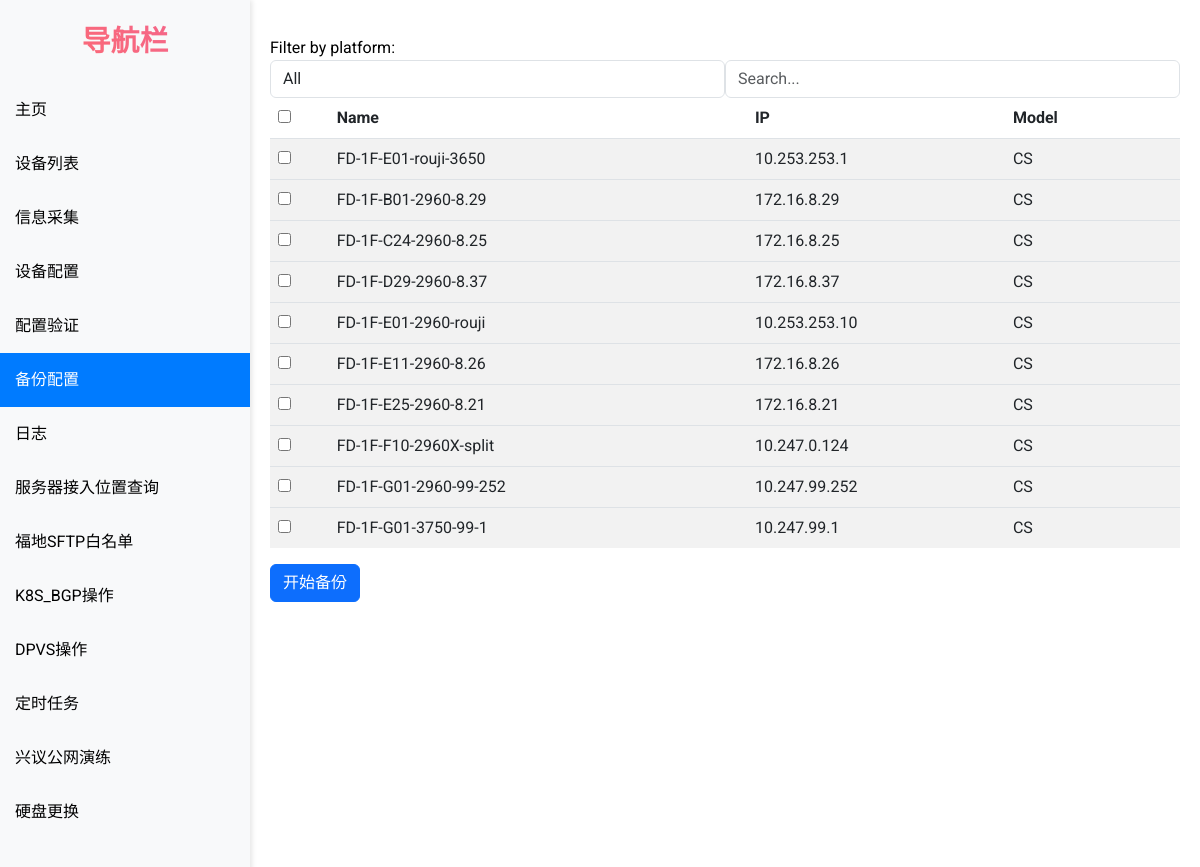
/backup_config/ (signed in), run on an earlier commit of the app's database.
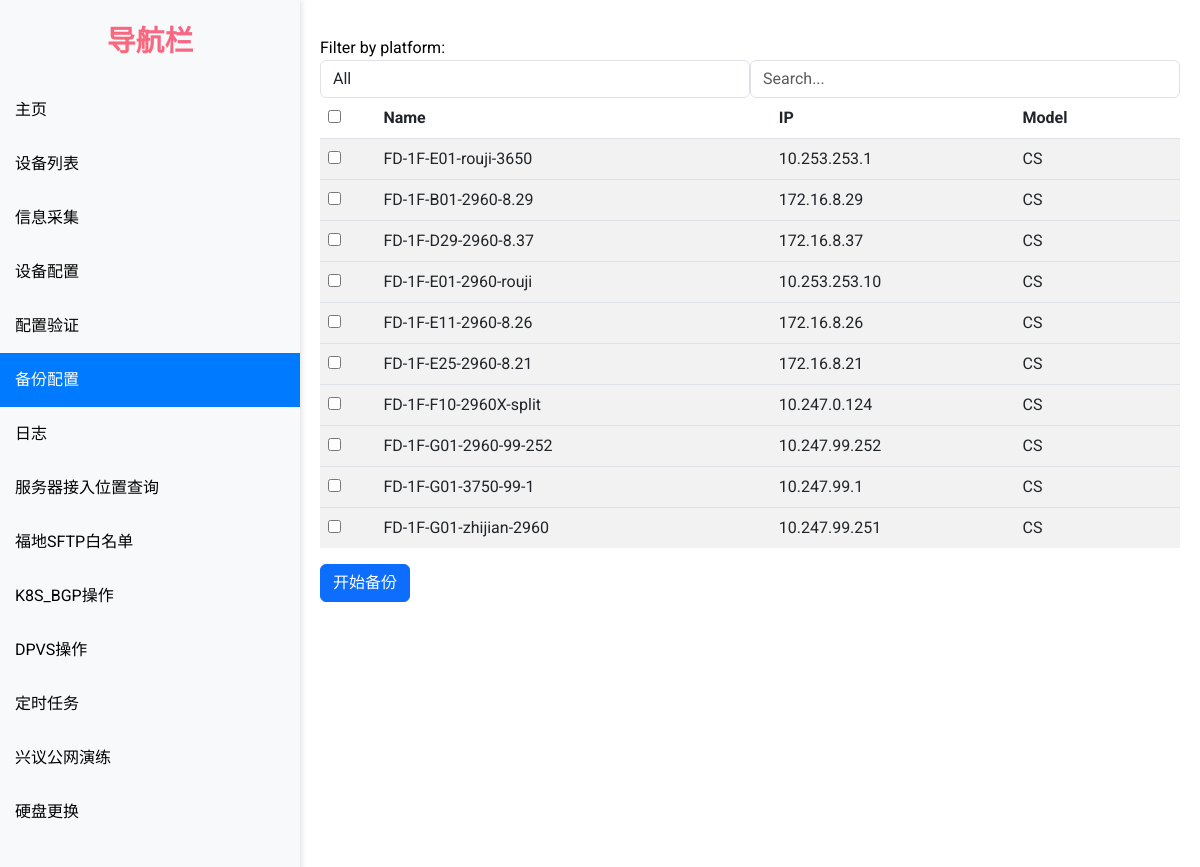
And on a later commit of the database.
### network_automation_app/models.py (models this page shows, shortened)
class Device(models.Model):
    hostname = models.CharField(max_length=255)
    ip_address = models.CharField(max_length=255)
    PLATFORM_CHOICES = (
        ('huawei', '华为'),
        ('cisco_ios_telnet', '思科'),
        ('cisco_ios', '思科'),
        ('f5_tmsh', 'F5'),
        ('fortinet', '飞塔'),
        ('netscaler', 'NS'),
        ('linux', '戴尔')
    )
    platform = models.CharField(max_length=255, choices=PLATFORM_CHOICES)
    LOCATION_CHOICES = (
        ('XY', '兴议'),
        ('FD', '福地'),
        ('XX', '西溪'),
    )
    location = models.CharField(max_length=255, choices=LOCATION_CHOICES)
    Role_CHOICES = (
        ('FW', '防火墙'),
        ('JR', '接入交换机'),
        ('HX', '核心交换机'),
        ('HJ', '汇聚交换机'),
        ('CS', '测试环境'),
        ('CK', '出口设备'),
        ('HJ-JR', 'K8s-接入'),
        ('FWQ', '服务器')
    )
    role = models.CharField(max_length=255, choices=Role_CHOICES)
    MODEL_CHOICES = (
        ('USG', 'USG'),
        ('HW5700', 'HW5700'),
        ('HWNE20', 'HWNE20'),
        ('HW8800', 'HW8800'),
        ('HW6800', 'HW6800'),
        ('HW5800', 'HW5800'),
        ('HW12800', 'HW12800'),
        ('CS45', 'CS45'),
        ('CS', 'CS'),
        ('F5', 'F5'),
        ('FT', 'FT'),
        ('NS', 'NS'),
        ('linux', 'R630')
    )
    model = models.CharField(max_length=255, choices=MODEL_CHOICES)
    created_time = models.DateTimeField('创建时间', auto_now_add=True)
    update_time = models.DateTimeField('更新时间', auto_now=True)

### network_automation_app/views.py (the view, shortened to what this page needs)
# urls.py: path('backup_config/', views.backup_config, name='backup_config'),
@login_required
def backup_config(request):
    if request.method == 'GET':
        all_devices = Device.objects.all().order_by('model')
        vendors = all_devices.values_list('model', flat=True).distinct()
        context = {
            'all_devices': all_devices,
            'vendors': vendors
        }
        return render(request, 'backup_config.html', context)

### network_automation_app/templates/backup_config.html (shortened to what this page needs)
{% extends "base.html" %}
{% block content %}
    <form method="POST">
        <label for="vendor">Filter by platform:</label>
<div class="form-group d-flex">
      <select name="vendor" id="vendor" class="form-control flex-grow-1">
     <option value="">All</option>
  </select>
  <input type="search" placeholder="Search..." class="form-control flex-grow-1 search-input" data-table="customers-list"/>
</div>
<div class="scrollbox">
        <table class="table table-striped mt32 customers-list" id="device-table">
            <thead>
                <tr>
                    <th><input type="checkbox" id="select-all"></th>
                    <th>Name</th>
                    <th>IP</th>
                    <th>Model</th>
                </tr>
            </thead>
                {% for device in all_devices %}
                <tbody>
                    <tr class="device-row" data-model="{{ device.model }}">
                        <td><input type="checkbox" name="device" value="{{ device.id }}" class="device-select"></td>
                        <td>{{ device.hostname }}</td>
                        <td>{{ device.ip_address }}</td>
                        <td>{{ device.model }}</td>
                    </tr>
                </tbody>
                {% endfor %}
        </table>
</div>
        <button type="submit" class="mt-3 btn btn-primary">开始备份</button>
    </form>
{% endblock content %}

What changed in the data, as far as the page shows it:
removed Device: hostname "FD-1F-C24-2960-8.25", ip_address "172.16.8.25", model "CS"
now on this page (row unchanged): Device: hostname "FD-1F-G01-zhijian-2960", ip_address "10.247.99.251", model "CS"
